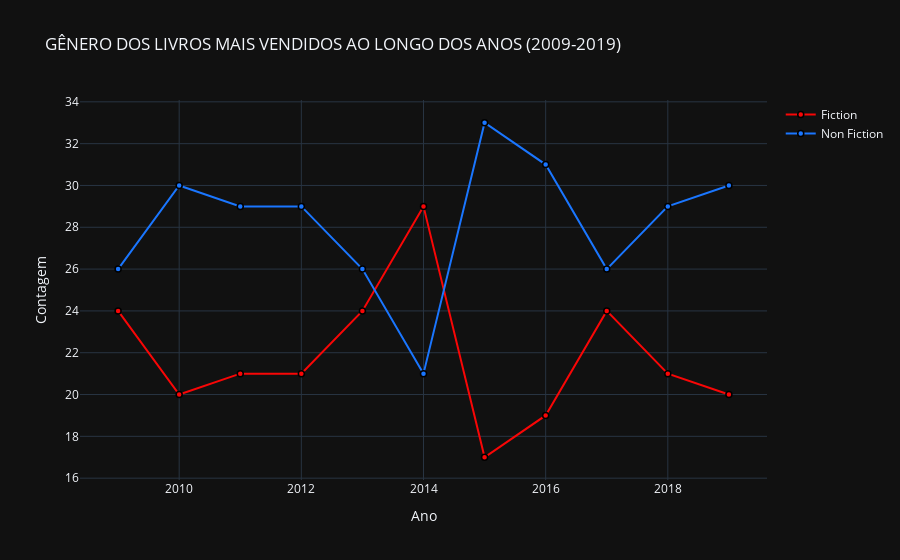

Notebook source saved alongside this figure:
### Code cell
trace1 = go.Scatter(
                    x=vc1[col], 
                    y=vc1["count"], 
                    name="Fiction", 
                    marker=dict(color = 'rgb(249, 6, 6)',
                             line=dict(color='rgb(0,0,0)',width=1.5)))

trace2 = go.Scatter(
                    x=vc2[col], 
                    y=vc2["count"], 
                    name="Non Fiction", 
                    marker= dict(color = 'rgb(26, 118, 255)',
                              line=dict(color='rgb(0,0,0)',width=1.5)))
layout = go.Layout(hovermode= 'closest', title = 'GÊNERO DOS LIVROS MAIS VENDIDOS AO LONGO DOS ANOS (2009-2019)' , xaxis = dict(title = 'Ano'), yaxis = dict(title = 'Contagem'),template= "plotly_dark")
fig = go.Figure(data = [trace1, trace2], layout=layout)
fig.show()

### Figure 1 — Plotly figure (JSON) as saved in the notebook; plotly's stock layout.template omitted (floating-point values rounded to 4 significant figures)
{"data": [{"marker": {"color": "rgb(249, 6, 6)", "line": {"color": "rgb(0,0,0)", "width": 1.5}}, "name": "Fiction", "type": "scatter", "x": [2009, 2010, 2011, 2012, 2013, 2014, 2015, 2016, 2017, 2018, 2019], "y": [24, 20, 21, 21, 24, 29, 17, 19, 24, 21, 20]}, {"marker": {"color": "rgb(26, 118, 255)", "line": {"color": "rgb(0,0,0)", "width": 1.5}}, "name": "Non Fiction", "type": "scatter", "x": [2009, 2010, 2011, 2012, 2013, 2014, 2015, 2016, 2017, 2018, 2019], "y": [26, 30, 29, 29, 26, 21, 33, 31, 26, 29, 30]}], "layout": {"hovermode": "closest", "title": {"text": "GÊNERO DOS LIVROS MAIS VENDIDOS AO LONGO DOS ANOS (2009-2019)"}, "xaxis": {"title": {"text": "Ano"}}, "yaxis": {"title": {"text": "Contagem"}}}}
